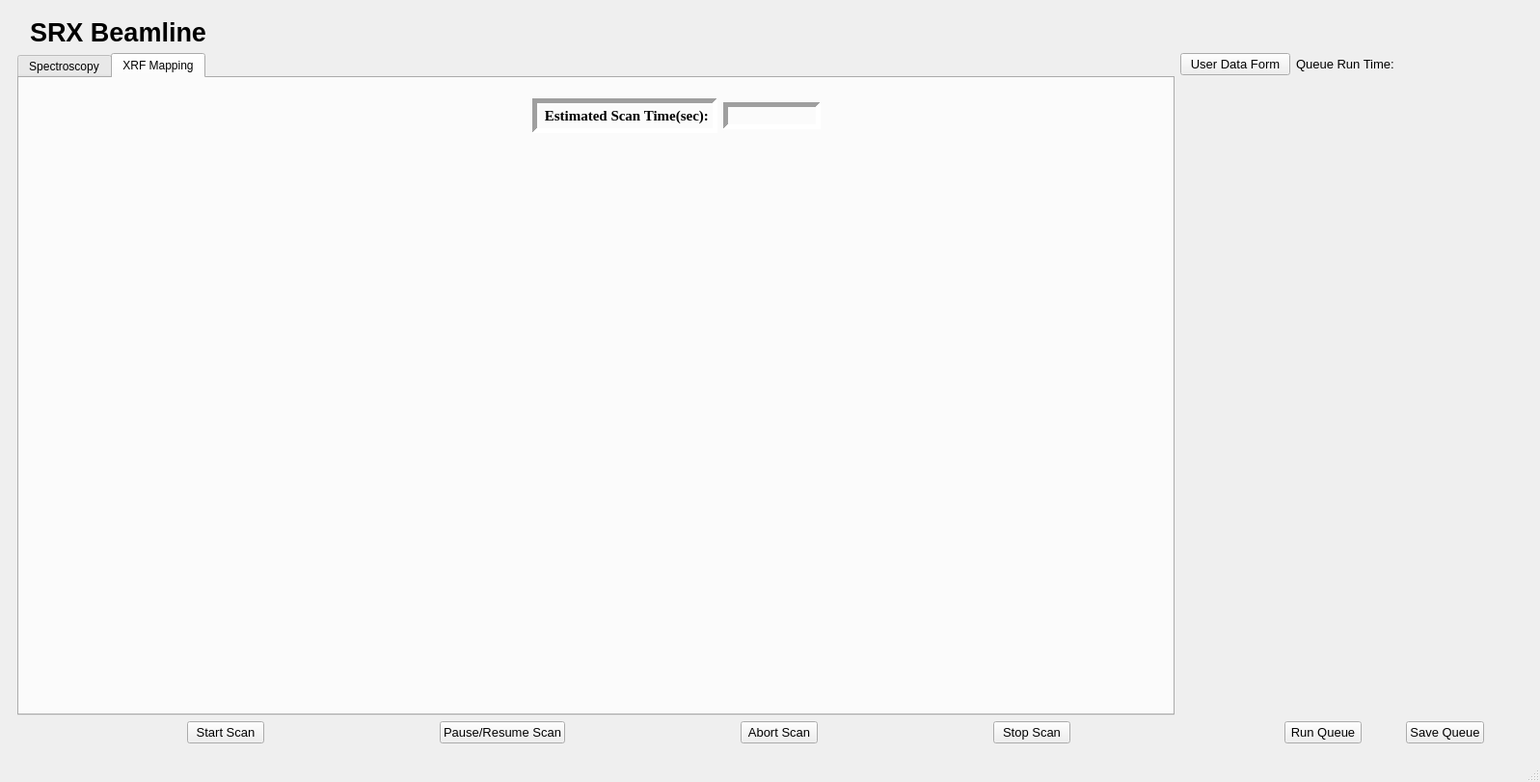
<?xml version="1.0" encoding="UTF-8"?>
<ui version="4.0">
 <class>MainWindow</class>
 <widget class="QMainWindow" name="MainWindow">
  <property name="geometry">
   <rect>
    <x>0</x>
    <y>0</y>
    <width>1597</width>
    <height>811</height>
   </rect>
  </property>
  <property name="minimumSize">
   <size>
    <width>0</width>
    <height>450</height>
   </size>
  </property>
  <property name="windowTitle">
   <string>MainWindow</string>
  </property>
  <widget class="QWidget" name="centralwidget">
   <layout class="QVBoxLayout" name="verticalLayout">
    <item>
     <widget class="QStackedWidget" name="stackedWidget">
      <property name="currentIndex">
       <number>1</number>
      </property>
      <widget class="Metadata" name="page">
       <layout class="QVBoxLayout" name="verticalLayout_2">
        <item>
         <layout class="QHBoxLayout" name="horizontalLayout_5">
          <item>
           <widget class="QLabel" name="label_9">
            <property name="text">
             <string/>
            </property>
            <property name="pixmap">
             <pixmap>5-ID2.png</pixmap>
            </property>
           </widget>
          </item>
          <item>
           <widget class="QLabel" name="label">
            <property name="font">
             <font>
              <pointsize>20</pointsize>
              <weight>75</weight>
              <bold>true</bold>
             </font>
            </property>
            <property name="text">
             <string>SRX Beamline </string>
            </property>
           </widget>
          </item>
          <item>
           <spacer name="horizontalSpacer_9">
            <property name="orientation">
             <enum>Qt::Horizontal</enum>
            </property>
            <property name="sizeHint" stdset="0">
             <size>
              <width>40</width>
              <height>20</height>
             </size>
            </property>
           </spacer>
          </item>
          <item>
           <widget class="QLabel" name="label_10">
            <property name="text">
             <string/>
            </property>
            <property name="pixmap">
             <pixmap>nsls-ii.png</pixmap>
            </property>
           </widget>
          </item>
         </layout>
        </item>
        <item>
         <widget class="Metadata" name="widget" native="true">
          <property name="minimumSize">
           <size>
            <width>0</width>
            <height>600</height>
           </size>
          </property>
         </widget>
        </item>
        <item>
         <layout class="QHBoxLayout" name="horizontalLayout_6">
          <item>
           <spacer name="horizontalSpacer_10">
            <property name="orientation">
             <enum>Qt::Horizontal</enum>
            </property>
            <property name="sizeHint" stdset="0">
             <size>
              <width>40</width>
              <height>20</height>
             </size>
            </property>
           </spacer>
          </item>
          <item>
           <widget class="QPushButton" name="submit">
            <property name="font">
             <font>
              <pointsize>10</pointsize>
             </font>
            </property>
            <property name="text">
             <string>Submit</string>
            </property>
           </widget>
          </item>
          <item>
           <spacer name="horizontalSpacer_11">
            <property name="orientation">
             <enum>Qt::Horizontal</enum>
            </property>
            <property name="sizeHint" stdset="0">
             <size>
              <width>40</width>
              <height>20</height>
             </size>
            </property>
           </spacer>
          </item>
         </layout>
        </item>
       </layout>
      </widget>
      <widget class="QWidget" name="page_2">
       <layout class="QVBoxLayout" name="verticalLayout_4">
        <item>
         <layout class="QHBoxLayout" name="horizontalLayout_7">
          <item>
           <widget class="QLabel" name="label_8">
            <property name="text">
             <string/>
            </property>
            <property name="pixmap">
             <pixmap>5-ID2.png</pixmap>
            </property>
           </widget>
          </item>
          <item>
           <widget class="QLabel" name="label_2">
            <property name="font">
             <font>
              <pointsize>20</pointsize>
              <weight>75</weight>
              <bold>true</bold>
             </font>
            </property>
            <property name="text">
             <string>SRX Beamline </string>
            </property>
           </widget>
          </item>
          <item>
           <spacer name="horizontalSpacer_12">
            <property name="orientation">
             <enum>Qt::Horizontal</enum>
            </property>
            <property name="sizeHint" stdset="0">
             <size>
              <width>40</width>
              <height>20</height>
             </size>
            </property>
           </spacer>
          </item>
          <item>
           <widget class="QLabel" name="label_4">
            <property name="text">
             <string/>
            </property>
            <property name="pixmap">
             <pixmap>nsls-ii.png</pixmap>
            </property>
           </widget>
          </item>
         </layout>
        </item>
        <item>
         <layout class="QHBoxLayout" name="horizontalLayout_8">
          <item>
           <widget class="QTabWidget" name="tabWidget">
            <property name="minimumSize">
             <size>
              <width>1200</width>
              <height>0</height>
             </size>
            </property>
            <property name="currentIndex">
             <number>1</number>
            </property>
            <widget class="Spectroscopy" name="Xanes">
             <attribute name="title">
              <string>Spectroscopy</string>
             </attribute>
             <layout class="QHBoxLayout" name="horizontalLayout_13">
              <item>
               <spacer name="horizontalSpacer_14">
                <property name="orientation">
                 <enum>Qt::Horizontal</enum>
                </property>
                <property name="sizeHint" stdset="0">
                 <size>
                  <width>580</width>
                  <height>20</height>
                 </size>
                </property>
               </spacer>
              </item>
              <item>
               <layout class="QVBoxLayout" name="verticalLayout_6">
                <item>
                 <layout class="QHBoxLayout" name="horizontalLayout_3">
                  <item>
                   <widget class="QLabel" name="label_5">
                    <property name="font">
                     <font>
                      <pointsize>10</pointsize>
                     </font>
                    </property>
                    <property name="text">
                     <string>Estimated Scan Time:</string>
                    </property>
                   </widget>
                  </item>
                  <item>
                   <widget class="QLabel" name="scan_time">
                    <property name="text">
                     <string/>
                    </property>
                   </widget>
                  </item>
                 </layout>
                </item>
                <item>
                 <widget class="QStackedWidget" name="stackedWidget_3">
                  <property name="minimumSize">
                   <size>
                    <width>0</width>
                    <height>450</height>
                   </size>
                  </property>
                  <property name="currentIndex">
                   <number>0</number>
                  </property>
                  <widget class="QWidget" name="page_5">
                   <layout class="QVBoxLayout" name="verticalLayout_8">
                    <item>
                     <widget class="Canvas" name="results" native="true">
                      <property name="minimumSize">
                       <size>
                        <width>0</width>
                        <height>450</height>
                       </size>
                      </property>
                     </widget>
                    </item>
                    <item>
                     <layout class="QHBoxLayout" name="horizontalLayout_11">
                      <item>
                       <widget class="QCheckBox" name="plot_layover_2">
                        <property name="font">
                         <font>
                          <pointsize>10</pointsize>
                         </font>
                        </property>
                        <property name="text">
                         <string>Plot Layover</string>
                        </property>
                       </widget>
                      </item>
                      <item>
                       <widget class="QLabel" name="label_39">
                        <property name="text">
                         <string/>
                        </property>
                       </widget>
                      </item>
                      <item>
                       <widget class="QPushButton" name="normalized1">
                        <property name="font">
                         <font>
                          <pointsize>10</pointsize>
                         </font>
                        </property>
                        <property name="text">
                         <string>Normalized</string>
                        </property>
                       </widget>
                      </item>
                      <item>
                       <widget class="QLabel" name="label_37">
                        <property name="text">
                         <string/>
                        </property>
                       </widget>
                      </item>
                      <item>
                       <widget class="QPushButton" name="raw1">
                        <property name="font">
                         <font>
                          <pointsize>10</pointsize>
                         </font>
                        </property>
                        <property name="text">
                         <string>Raw</string>
                        </property>
                       </widget>
                      </item>
                      <item>
                       <widget class="QLabel" name="label_38">
                        <property name="text">
                         <string/>
                        </property>
                       </widget>
                      </item>
                      <item>
                       <widget class="QPushButton" name="count1">
                        <property name="font">
                         <font>
                          <pointsize>10</pointsize>
                         </font>
                        </property>
                        <property name="text">
                         <string>Count</string>
                        </property>
                       </widget>
                      </item>
                     </layout>
                    </item>
                   </layout>
                  </widget>
                  <widget class="QWidget" name="page_6">
                   <layout class="QVBoxLayout" name="verticalLayout_9">
                    <item>
                     <widget class="Canvas" name="results_2" native="true">
                      <property name="minimumSize">
                       <size>
                        <width>0</width>
                        <height>450</height>
                       </size>
                      </property>
                     </widget>
                    </item>
                    <item>
                     <layout class="QHBoxLayout" name="horizontalLayout_9">
                      <item>
                       <widget class="QCheckBox" name="plot_layover_3">
                        <property name="font">
                         <font>
                          <pointsize>10</pointsize>
                         </font>
                        </property>
                        <property name="text">
                         <string>Plot Layover</string>
                        </property>
                       </widget>
                      </item>
                      <item>
                       <widget class="QLabel" name="label_40">
                        <property name="text">
                         <string/>
                        </property>
                       </widget>
                      </item>
                      <item>
                       <widget class="QPushButton" name="normalized2">
                        <property name="font">
                         <font>
                          <pointsize>10</pointsize>
                         </font>
                        </property>
                        <property name="text">
                         <string>Normalized</string>
                        </property>
                       </widget>
                      </item>
                      <item>
                       <widget class="QLabel" name="label_33">
                        <property name="text">
                         <string/>
                        </property>
                       </widget>
                      </item>
                      <item>
                       <widget class="QPushButton" name="raw2">
                        <property name="font">
                         <font>
                          <pointsize>10</pointsize>
                         </font>
                        </property>
                        <property name="text">
                         <string>Raw</string>
                        </property>
                       </widget>
                      </item>
                      <item>
                       <widget class="QLabel" name="label_34">
                        <property name="text">
                         <string/>
                        </property>
                       </widget>
                      </item>
                      <item>
                       <widget class="QPushButton" name="count2">
                        <property name="font">
                         <font>
                          <pointsize>10</pointsize>
                         </font>
                        </property>
                        <property name="text">
                         <string>Count</string>
                        </property>
                       </widget>
                      </item>
                     </layout>
                    </item>
                   </layout>
                  </widget>
                  <widget class="QWidget" name="page_7">
                   <layout class="QVBoxLayout" name="verticalLayout_10">
                    <item>
                     <widget class="Canvas" name="results_3" native="true">
                      <property name="minimumSize">
                       <size>
                        <width>0</width>
                        <height>450</height>
                       </size>
                      </property>
                     </widget>
                    </item>
                    <item>
                     <layout class="QHBoxLayout" name="horizontalLayout_10">
                      <item>
                       <widget class="QCheckBox" name="plot_layover">
                        <property name="font">
                         <font>
                          <pointsize>10</pointsize>
                         </font>
                        </property>
                        <property name="text">
                         <string>Plot Layover</string>
                        </property>
                       </widget>
                      </item>
                      <item>
                       <widget class="QLabel" name="label_6">
                        <property name="text">
                         <string/>
                        </property>
                       </widget>
                      </item>
                      <item>
                       <widget class="QPushButton" name="normalized3">
                        <property name="font">
                         <font>
                          <pointsize>10</pointsize>
                         </font>
                        </property>
                        <property name="text">
                         <string>Normalized</string>
                        </property>
                       </widget>
                      </item>
                      <item>
                       <widget class="QLabel" name="label_35">
                        <property name="text">
                         <string/>
                        </property>
                       </widget>
                      </item>
                      <item>
                       <widget class="QPushButton" name="raw3">
                        <property name="font">
                         <font>
                          <pointsize>10</pointsize>
                         </font>
                        </property>
                        <property name="text">
                         <string>Raw</string>
                        </property>
                       </widget>
                      </item>
                      <item>
                       <widget class="QLabel" name="label_36">
                        <property name="text">
                         <string/>
                        </property>
                       </widget>
                      </item>
                      <item>
                       <widget class="QPushButton" name="count3">
                        <property name="font">
                         <font>
                          <pointsize>10</pointsize>
                         </font>
                        </property>
                        <property name="text">
                         <string>Count</string>
                        </property>
                       </widget>
                      </item>
                     </layout>
                    </item>
                   </layout>
                  </widget>
                 </widget>
                </item>
               </layout>
              </item>
             </layout>
            </widget>
            <widget class="Window_" name="XRFMapping">
             <attribute name="title">
              <string>XRF Mapping</string>
             </attribute>
             <layout class="QHBoxLayout" name="horizontalLayout_15">
              <item>
               <layout class="QVBoxLayout" name="verticalLayout_7">
                <item>
                 <layout class="QHBoxLayout" name="horizontalLayout_14">
                  <item>
                   <spacer name="horizontalSpacer_13">
                    <property name="orientation">
                     <enum>Qt::Horizontal</enum>
                    </property>
                    <property name="sizeHint" stdset="0">
                     <size>
                      <width>40</width>
                      <height>20</height>
                     </size>
                    </property>
                   </spacer>
                  </item>
                  <item>
                   <widget class="QLabel" name="label_3">
                    <property name="font">
                     <font>
                      <family>Times New Roman</family>
                      <pointsize>11</pointsize>
                      <weight>75</weight>
                      <bold>true</bold>
                     </font>
                    </property>
                    <property name="frameShape">
                     <enum>QFrame::Panel</enum>
                    </property>
                    <property name="frameShadow">
                     <enum>QFrame::Sunken</enum>
                    </property>
                    <property name="lineWidth">
                     <number>5</number>
                    </property>
                    <property name="text">
                     <string>  Estimated Scan Time(sec): </string>
                    </property>
                    <property name="alignment">
                     <set>Qt::AlignBottom|Qt::AlignHCenter</set>
                    </property>
                   </widget>
                  </item>
                  <item>
                   <widget class="QLabel" name="es_time">
                    <property name="sizePolicy">
                     <sizepolicy hsizetype="Preferred" vsizetype="Maximum">
                      <horstretch>0</horstretch>
                      <verstretch>0</verstretch>
                     </sizepolicy>
                    </property>
                    <property name="font">
                     <font>
                      <family>Times New Roman</family>
                      <pointsize>11</pointsize>
                      <weight>75</weight>
                      <bold>true</bold>
                     </font>
                    </property>
                    <property name="frameShape">
                     <enum>QFrame::Panel</enum>
                    </property>
                    <property name="frameShadow">
                     <enum>QFrame::Sunken</enum>
                    </property>
                    <property name="lineWidth">
                     <number>5</number>
                    </property>
                    <property name="text">
                     <string>                      </string>
                    </property>
                   </widget>
                  </item>
                 </layout>
                </item>
                <item>
                 <spacer name="horizontalSpacer_15">
                  <property name="orientation">
                   <enum>Qt::Horizontal</enum>
                  </property>
                  <property name="sizeHint" stdset="0">
                   <size>
                    <width>40</width>
                    <height>580</height>
                   </size>
                  </property>
                 </spacer>
                </item>
               </layout>
              </item>
              <item>
               <widget class="Canvas" name="map_" native="true">
                <property name="minimumSize">
                 <size>
                  <width>350</width>
                  <height>0</height>
                 </size>
                </property>
                <property name="font">
                 <font>
                  <family>Times New Roman</family>
                  <pointsize>11</pointsize>
                  <weight>75</weight>
                  <bold>true</bold>
                 </font>
                </property>
               </widget>
              </item>
             </layout>
            </widget>
           </widget>
          </item>
          <item>
           <layout class="QVBoxLayout" name="verticalLayout_3">
            <item>
             <layout class="QHBoxLayout" name="horizontalLayout_4">
              <item>
               <widget class="QPushButton" name="userdataform">
                <property name="font">
                 <font>
                  <pointsize>10</pointsize>
                 </font>
                </property>
                <property name="text">
                 <string>User Data Form</string>
                </property>
               </widget>
              </item>
              <item>
               <widget class="QLabel" name="label_7">
                <property name="font">
                 <font>
                  <pointsize>10</pointsize>
                 </font>
                </property>
                <property name="text">
                 <string>Queue Run Time: </string>
                </property>
               </widget>
              </item>
              <item>
               <widget class="QLabel" name="queue_time">
                <property name="text">
                 <string/>
                </property>
               </widget>
              </item>
             </layout>
            </item>
            <item>
             <widget class="QStackedWidget" name="stackedWidget_2">
              <property name="minimumSize">
               <size>
                <width>300</width>
                <height>0</height>
               </size>
              </property>
              <widget class="Queue" name="page_3"/>
              <widget class="QWidget" name="page_4"/>
             </widget>
            </item>
           </layout>
          </item>
         </layout>
        </item>
        <item>
         <layout class="QHBoxLayout" name="horizontalLayout_12">
          <item>
           <layout class="QHBoxLayout" name="horizontalLayout">
            <item>
             <spacer name="horizontalSpacer">
              <property name="orientation">
               <enum>Qt::Horizontal</enum>
              </property>
              <property name="sizeHint" stdset="0">
               <size>
                <width>40</width>
                <height>20</height>
               </size>
              </property>
             </spacer>
            </item>
            <item>
             <widget class="QPushButton" name="start_scan">
              <property name="font">
               <font>
                <pointsize>10</pointsize>
               </font>
              </property>
              <property name="text">
               <string>Start Scan</string>
              </property>
             </widget>
            </item>
            <item>
             <spacer name="horizontalSpacer_2">
              <property name="orientation">
               <enum>Qt::Horizontal</enum>
              </property>
              <property name="sizeHint" stdset="0">
               <size>
                <width>40</width>
                <height>20</height>
               </size>
              </property>
             </spacer>
            </item>
            <item>
             <widget class="QPushButton" name="pause_resume_scan">
              <property name="font">
               <font>
                <pointsize>10</pointsize>
               </font>
              </property>
              <property name="text">
               <string>Pause/Resume Scan</string>
              </property>
             </widget>
            </item>
            <item>
             <spacer name="horizontalSpacer_3">
              <property name="orientation">
               <enum>Qt::Horizontal</enum>
              </property>
              <property name="sizeHint" stdset="0">
               <size>
                <width>40</width>
                <height>20</height>
               </size>
              </property>
             </spacer>
            </item>
            <item>
             <widget class="QPushButton" name="abort_scan">
              <property name="font">
               <font>
                <pointsize>10</pointsize>
               </font>
              </property>
              <property name="text">
               <string>Abort Scan</string>
              </property>
             </widget>
            </item>
            <item>
             <spacer name="horizontalSpacer_4">
              <property name="orientation">
               <enum>Qt::Horizontal</enum>
              </property>
              <property name="sizeHint" stdset="0">
               <size>
                <width>40</width>
                <height>20</height>
               </size>
              </property>
             </spacer>
            </item>
            <item>
             <widget class="QPushButton" name="stop_scan">
              <property name="font">
               <font>
                <pointsize>10</pointsize>
               </font>
              </property>
              <property name="text">
               <string>Stop Scan</string>
              </property>
             </widget>
            </item>
            <item>
             <spacer name="horizontalSpacer_5">
              <property name="orientation">
               <enum>Qt::Horizontal</enum>
              </property>
              <property name="sizeHint" stdset="0">
               <size>
                <width>40</width>
                <height>20</height>
               </size>
              </property>
             </spacer>
            </item>
            <item>
             <layout class="QHBoxLayout" name="horizontalLayout_2">
              <item>
               <spacer name="horizontalSpacer_6">
                <property name="orientation">
                 <enum>Qt::Horizontal</enum>
                </property>
                <property name="sizeHint" stdset="0">
                 <size>
                  <width>40</width>
                  <height>20</height>
                 </size>
                </property>
               </spacer>
              </item>
              <item>
               <widget class="QPushButton" name="run_queue">
                <property name="font">
                 <font>
                  <pointsize>10</pointsize>
                 </font>
                </property>
                <property name="text">
                 <string>Run Queue</string>
                </property>
               </widget>
              </item>
              <item>
               <spacer name="horizontalSpacer_7">
                <property name="orientation">
                 <enum>Qt::Horizontal</enum>
                </property>
                <property name="sizeHint" stdset="0">
                 <size>
                  <width>40</width>
                  <height>20</height>
                 </size>
                </property>
               </spacer>
              </item>
              <item>
               <widget class="QPushButton" name="save_queue">
                <property name="font">
                 <font>
                  <pointsize>10</pointsize>
                 </font>
                </property>
                <property name="text">
                 <string>Save Queue</string>
                </property>
               </widget>
              </item>
              <item>
               <spacer name="horizontalSpacer_8">
                <property name="orientation">
                 <enum>Qt::Horizontal</enum>
                </property>
                <property name="sizeHint" stdset="0">
                 <size>
                  <width>40</width>
                  <height>20</height>
                 </size>
                </property>
               </spacer>
              </item>
             </layout>
            </item>
           </layout>
          </item>
         </layout>
        </item>
       </layout>
      </widget>
     </widget>
    </item>
   </layout>
  </widget>
  <widget class="QMenuBar" name="menubar">
   <property name="geometry">
    <rect>
     <x>0</x>
     <y>0</y>
     <width>1597</width>
     <height>21</height>
    </rect>
   </property>
  </widget>
  <widget class="QStatusBar" name="statusbar"/>
 </widget>
 <customwidgets>
  <customwidget>
   <class>Canvas</class>
   <extends>QWidget</extends>
   <header>canvas.h</header>
   <container>1</container>
  </customwidget>
  <customwidget>
   <class>Metadata</class>
   <extends>QWidget</extends>
   <header>Metadata.h</header>
   <container>1</container>
  </customwidget>
  <customwidget>
   <class>Queue</class>
   <extends>QWidget</extends>
   <header>Queue.h</header>
   <container>1</container>
  </customwidget>
  <customwidget>
   <class>Spectroscopy</class>
   <extends>QWidget</extends>
   <header>Spectroscopy.h</header>
   <container>1</container>
  </customwidget>
  <customwidget>
   <class>Window_</class>
   <extends>QWidget</extends>
   <header>Window_.h</header>
   <container>1</container>
  </customwidget>
 </customwidgets>
 <resources/>
 <connections/>
</ui>
